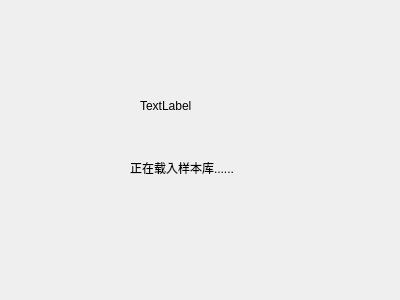
<?xml version="1.0" encoding="UTF-8"?>
<ui version="4.0">
 <class>QWaiting</class>
 <widget class="QDialog" name="QWaiting">
  <property name="geometry">
   <rect>
    <x>0</x>
    <y>0</y>
    <width>400</width>
    <height>300</height>
   </rect>
  </property>
  <property name="windowTitle">
   <string>Dialog</string>
  </property>
  <widget class="QLabel" name="label">
   <property name="geometry">
    <rect>
     <x>140</x>
     <y>70</y>
     <width>91</width>
     <height>71</height>
    </rect>
   </property>
   <property name="text">
    <string>TextLabel</string>
   </property>
  </widget>
  <widget class="QLabel" name="label_2">
   <property name="geometry">
    <rect>
     <x>130</x>
     <y>160</y>
     <width>121</width>
     <height>16</height>
    </rect>
   </property>
   <property name="text">
    <string>正在载入样本库......</string>
   </property>
  </widget>
 </widget>
 <resources/>
 <connections/>
</ui>
